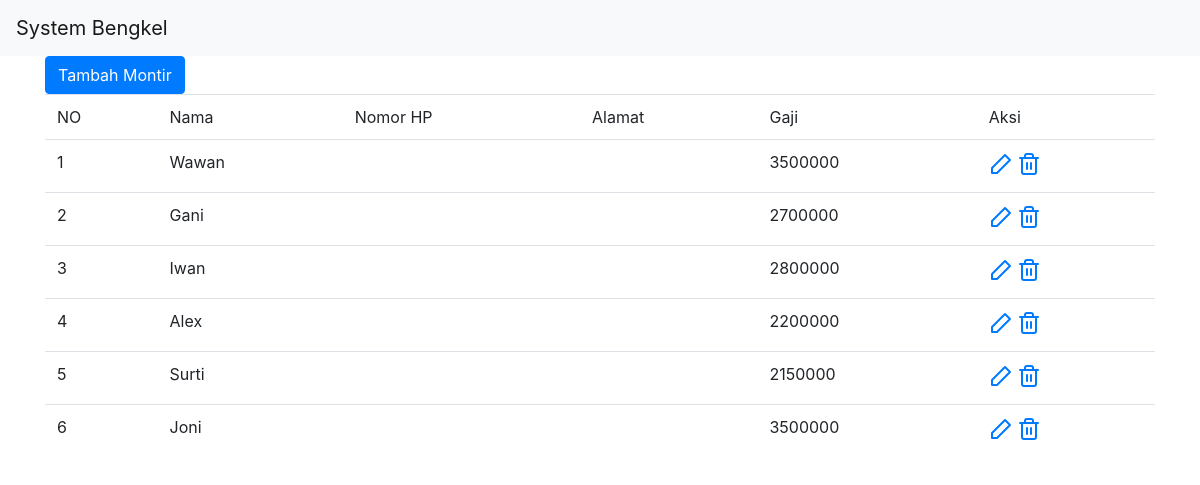
The page /montir.php on the database its author committed.
### tables this page shows
CREATE TABLE `montir` (
  `id` int(11) NOT NULL,
  `nama` varchar(25) NOT NULL,
  `nomor_hp` varchar(25) DEFAULT NULL,
  `alamat` text,
  `gaji` float NOT NULL
);

### connect.php (called while the page is built, shortened)
<?php
$base_url="http://{$_SERVER['SERVER_NAME']}".dirname($_SERVER["REQUEST_URI"].'?').'/';
?>

### montir.php (the view, shortened to what this page needs)
<?php
require_once('connect.php');
$query = "select nama, nomor_hp, alamat, gaji, id from montir";
$result = @mysqli_query($dbc, $query);
?>
<html>
<head>
	<link rel="stylesheet" href="<?php echo $base_url?>assets/css/bootstrap.min.css">
	<link rel="stylesheet" href="<?php echo $base_url?>assets/css/main.css">
</head>
<body>
	<nav class="navbar navbar-expand-lg navbar-light bg-light">
		<a class="navbar-brand" href="<?php echo $base_url?>">System Bengkel</a>
	</nav>
	<div class ="connect">
		<div class="container">
<?php
echo "<a class='btn btn-primary' href='tambah_montir.php'>Tambah Montir</a><br />";
if($result){
	echo "<table class='table'>
		<tr>
			<td>NO</td>
			<td>Nama</td>
			<td>Nomor HP</td>
			<td>Alamat</td>
			<td>Gaji</td>
			<td>Aksi</td>
		</tr>";
	while($row = mysqli_fetch_array($result)){
		echo "<tr>
			<td>{$row['id']}</td>
			<td>{$row['nama']}</td>
			<td>{$row['nomor_hp']}</td>
			<td>{$row['alamat']}</td>
			<td>{$row['gaji']}</td>
			<td>
				<a href='http://localhost/bengkel/edit_montir.php?id={$row['id']}'><i data-feather='edit-2'>Edit</i></a>
				<a href='http://localhost/bengkel/delete_montir.php?id={$row['id']}'><i data-feather='trash-2'>Delete</i></a>
			</td>
		</tr>";
	}
	echo "</table>";
}else {
	echo "Data tidak ketemu";
}
?>
		</div>
	</div>
</body>
</html>

### rows shown on the page
montir: id "1", nama "Wawan", gaji "3500000"
montir: id "2", nama "Gani", gaji "2700000"
montir: id "3", nama "Iwan", gaji "2800000"
montir: id "4", nama "Alex", gaji "2200000"
montir: id "5", nama "Surti", gaji "2150000"
montir: id "6", nama "Joni", gaji "3500000"
